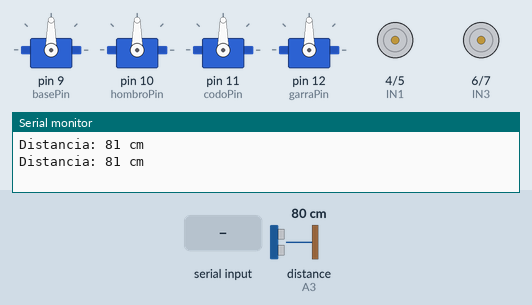
Simulated run of this sketch. Board: Arduino Uno, built with avr-gcc and run on an emulated ATmega328P. On the bench: 4 × servo, motor-driver pin pairs drawn as motors (green arrow = first pin HIGH = forward, orange = second pin HIGH = backward, longer = more drive), the last lines printed to the serial monitor. The test bench sets the inputs (shaded band); at power-on: distance to the obstacle (sensor on A3) 80 cm. The echo pulse lasts 58.3 µs per cm.

Above: at 1.5 s.
1.6 s: "W" received over Serial
At 2.6 s:
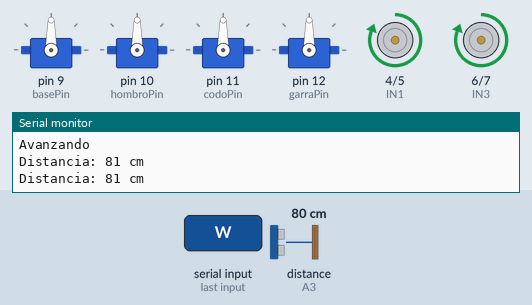
3.1 s: byte 66 ('B') received over Serial
At 3.8 s:
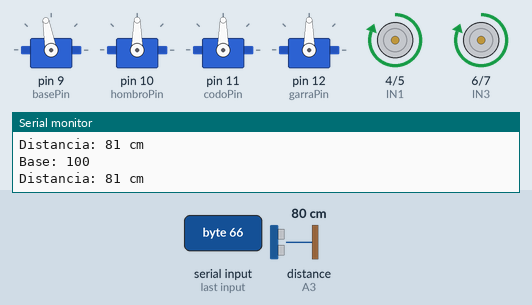
4.6 s: byte 72 ('H') received over Serial
At 4.9 s:
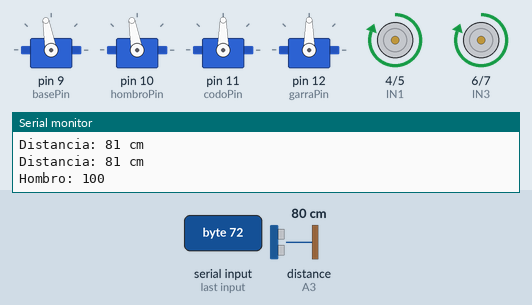
6.1 s: "S" received over Serial
At 7.2 s:
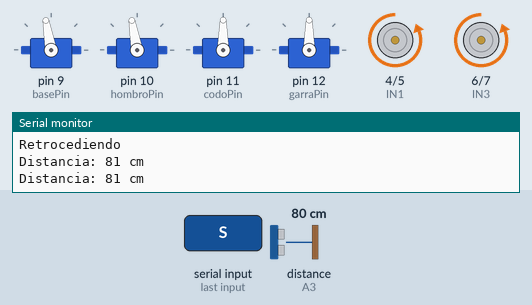
7.6 s: byte 98 ('b') received over Serial
At 8.4 s:
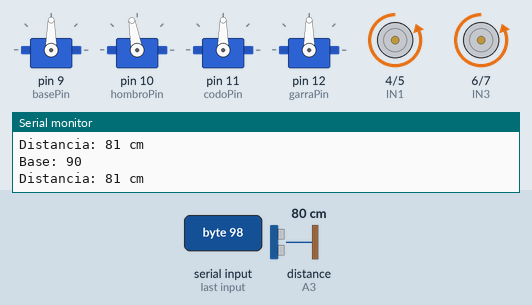
9.1 s: byte 77 ('M') received over Serial
At 9.7 s:
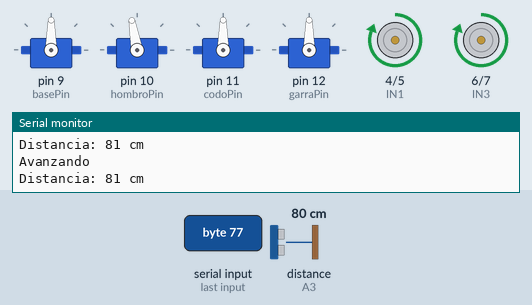
Timing chart, 0 to 11.6 s (numbered marks = the images above; inputs shaded):
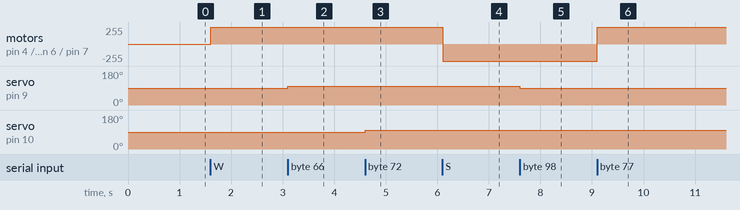

The sketch:

CarritoV4.ino
```cpp
#include <NewPing.h>
#include <Servo.h>

// --- Control por Serial + Ultrasonido (NewPing) + Brazo Robótico (4 servos) ---
// --- Driver L298N (Jumpers ENA y ENB colocados) ---

// --- Motores de tracción ---
int IN1 = 4;
int IN2 = 5;
int IN3 = 6;
int IN4 = 7;

// --- Sensor Evita-Obstáculos (Ultrasonido) ---
#define TRIG A2
#define ECHO A3
#define MAX_DISTANCE 100
NewPing sonar(TRIG, ECHO, MAX_DISTANCE);

int distance;
bool modoAutomatico = false;

// --- Servos del Brazo Robótico ---
Servo base;     // Rotación base
Servo hombro;   // Movimiento vertical
Servo codo;     // Articulación intermedia
Servo garra;    // Pinza o muñeca

int basePin   = 9;
int hombroPin = 10;
int codoPin   = 11;
int garraPin  = 12;

// Posiciones iniciales de los servos
int posBase   = 90;
int posHombro = 90;
int posCodo   = 90;
int posGarra  = 90;

void setup() {
  Serial.begin(9600);

  // Pines motores
  pinMode(IN1, OUTPUT);
  pinMode(IN2, OUTPUT);
  pinMode(IN3, OUTPUT);
  pinMode(IN4, OUTPUT);

  // Servos
  base.attach(basePin);
  hombro.attach(hombroPin);
  codo.attach(codoPin);
  garra.attach(garraPin);

  base.write(posBase);
  hombro.write(posHombro);
  codo.write(posCodo);
  garra.write(posGarra);

  Serial.println("=== CONTROL DE MOTORES + SENSOR ULTRASONIDO + BRAZO ROBOTICO (4 SERVOS) ===");
  Serial.println("Comandos:");
  Serial.println("W = Avanzar | S = Retroceder | A = Izquierda | D = Derecha | X = Detener");
  Serial.println("M = Activar/Desactivar modo automático");
  Serial.println("B/b = Rotar base derecha/izquierda");
  Serial.println("H/h = Subir/Bajar hombro");
  Serial.println("C/c = Subir/Bajar codo");
  Serial.println("G/g = Abrir/Cerrar garra");
  Serial.println("---------------------------------------------------------------");
}

void loop() {
  // Mostrar distancia cada 500 ms
  static unsigned long tiempoAnterior = 0;
  if (millis() - tiempoAnterior >= 500) {
    tiempoAnterior = millis();
    medirDistancia();
  }

  // --- Control manual ---
  if (Serial.available()) {
    char comando = Serial.read();

    switch (comando) {
      case 'W': case 'w': moveForward(); break;
      case 'S': case 's': moveBackward(); break;
      case 'A': case 'a': turnLeft(); break;
      case 'D': case 'd': turnRight(); break;
      case 'X': case 'x': Stop(); break;
      case 'M': case 'm':
        modoAutomatico = !modoAutomatico;
        if (modoAutomatico) Serial.println("Modo automático ACTIVADO");
        else { Serial.println("Modo automático DESACTIVADO"); Stop(); }
        break;

      // --- Control de servos manual ---
      case 'B': moverBase(10); break;   // rotar base a la derecha
      case 'b': moverBase(-10); break;  // rotar base a la izquierda
      case 'H': moverHombro(10); break; // subir hombro
      case 'h': moverHombro(-10); break;// bajar hombro
      case 'C': moverCodo(10); break;   // subir codo
      case 'c': moverCodo(-10); break;  // bajar codo
      case 'G': moverGarra(10); break;  // abrir garra
      case 'g': moverGarra(-10); break; // cerrar garra
    }
  }

  // --- Modo Automático (Evasión + Brazo) ---
  if (modoAutomatico) {
    medirDistancia();

    if (distance <= 10 && distance > 0) {
      Stop();
      Serial.println("⚠️ Obstáculo MUY CERCANO: activando brazo...");
      accionarBrazo();
      delay(500);
      moveBackward();
      delay(700);
      Stop();
      turnRight();
      delay(600);
      Stop();
    }
    else if (distance <= 15 && distance > 0) {
      Stop();
      Serial.println("⚠️ Obstáculo detectado, retrocediendo...");
      moveBackward();
      delay(700);
      Stop();
      turnRight();
      delay(600);
      Stop();
    }
    else {
      moveForward();
    }
  }
}

// --- Medir distancia con NewPing ---
void medirDistancia() {
  unsigned int cm = sonar.ping_cm();
  distance = cm;
  if (cm == 0) {
    Serial.println("Sin lectura de ultrasonido");
    return;
  }
  Serial.print("Distancia: ");
  Serial.print(cm);
  Serial.println(" cm");
}

// --- Funciones de movimiento del brazo ---
void moverBase(int cambio) {
  posBase = constrain(posBase + cambio, 0, 180);
  base.write(posBase);
  Serial.print("Base: "); Serial.println(posBase);
}

void moverHombro(int cambio) {
  posHombro = constrain(posHombro + cambio, 0, 180);
  hombro.write(posHombro);
  Serial.print("Hombro: "); Serial.println(posHombro);
}

void moverCodo(int cambio) {
  posCodo = constrain(posCodo + cambio, 0, 180);
  codo.write(posCodo);
  Serial.print("Codo: "); Serial.println(posCodo);
}

void moverGarra(int cambio) {
  posGarra = constrain(posGarra + cambio, 60, 130);
  garra.write(posGarra);
  Serial.print("Garra: "); Serial.println(posGarra);
}

void accionarBrazo() {
  // Movimiento automático simulado de los 4 servos
  moverBase(20);
  delay(300);
  moverHombro(15);
  delay(300);
  moverCodo(-15);
  delay(300);
  moverGarra(-20);
  delay(400);
  moverGarra(20);
  delay(400);
  moverCodo(15);
  moverHombro(-15);
  moverBase(-20);
  Serial.println("✅ Brazo accionado automáticamente");
}

// --- Funciones de movimiento del chasis ---
void moveForward() {
  digitalWrite(IN1, HIGH);
  digitalWrite(IN2, LOW);
  digitalWrite(IN3, HIGH);
  digitalWrite(IN4, LOW);
  Serial.println("Avanzando");
}

void moveBackward() {
  digitalWrite(IN1, LOW);
  digitalWrite(IN2, HIGH);
  digitalWrite(IN3, LOW);
  digitalWrite(IN4, HIGH);
  Serial.println("Retrocediendo");
}

void turnLeft() {
  digitalWrite(IN1, LOW);
  digitalWrite(IN2, HIGH);
  digitalWrite(IN3, HIGH);
  digitalWrite(IN4, LOW);
  Serial.println("Girando Izquierda");
}

void turnRight() {
  digitalWrite(IN1, HIGH);
  digitalWrite(IN2, LOW);
  digitalWrite(IN3, LOW);
  digitalWrite(IN4, HIGH);
  Serial.println("Girando Derecha");
}

void Stop() {
  digitalWrite(IN1, LOW);
  digitalWrite(IN2, LOW);
  digitalWrite(IN3, LOW);
  digitalWrite(IN4, LOW);
  Serial.println("Detenido");
}
```

Measured:
- after the input at 1.6 s, motor on pin 4 (IN1) / pin 5 (IN2), motor on pin 6 (IN3) / pin 7 (IN4): stopped → forward 255/255 at once
- after the input at 3.1 s, servo on pin 9 (basePin): 90° → 100° at once
- after the input at 4.6 s, servo on pin 10 (hombroPin): 90° → 100° at once
- after the input at 6.1 s, motor on pin 4 (IN1) / pin 5 (IN2), motor on pin 6 (IN3) / pin 7 (IN4): forward 255/255 → backward 255/255 at once
- after the input at 7.6 s, servo on pin 9 (basePin): 100° → 90° at once
- after the input at 9.1 s, motor on pin 4 (IN1) / pin 5 (IN2), motor on pin 6 (IN3) / pin 7 (IN4): backward 255/255 → forward 255/255 at once
